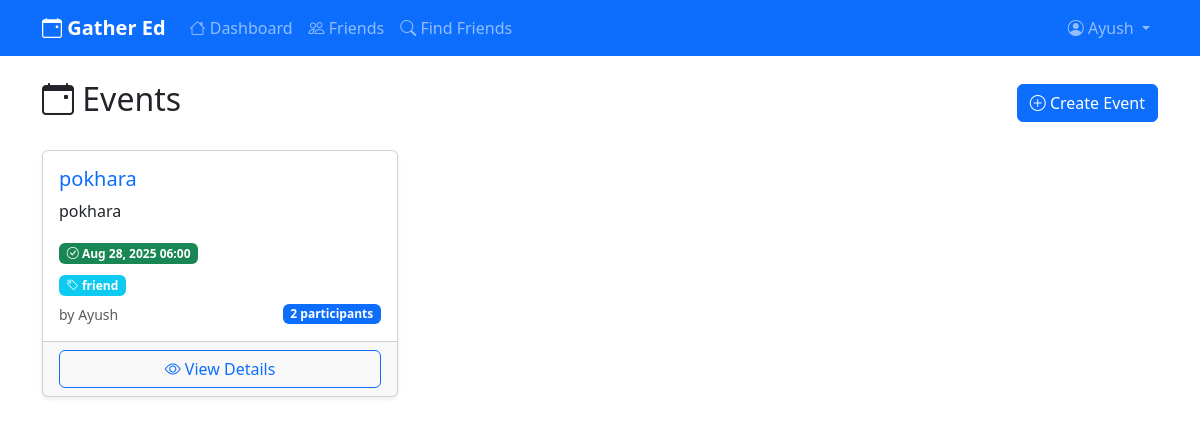
The page /dashboard/events/ (signed in) on the database its author committed.
### eventpollapp/models.py (models this page shows, shortened)
class Event(models.Model):
    title = models.CharField(max_length=200)
    description = models.TextField()
    creator = models.ForeignKey(User, on_delete=models.CASCADE, related_name='created_events')
    required_role = models.ForeignKey(Role, on_delete=models.CASCADE, null=True, blank=True)
    is_date_finalized = models.BooleanField(default=False)
    finalized_date = models.DateTimeField(null=True, blank=True)
    location = models.CharField(max_length=300, blank=True)
    created_at = models.DateTimeField(auto_now_add=True)
    updated_at = models.DateTimeField(auto_now=True)
    class Meta:
        ordering = ['-created_at']

### accounts/models.py (models this page shows, shortened)
class Role(models.Model):
    name = models.CharField(max_length=50, unique=True)
    description = models.TextField(blank=True)
    created_by = models.ForeignKey(User, on_delete=models.CASCADE, related_name='created_roles')
    created_at = models.DateTimeField(auto_now_add=True)
    class Meta:
        ordering = ['name']

### eventpollapp/views.py (the view)
# urls.py: path('events/', views.event_list, name='event_list'),
@login_required
def event_list(request):
    user_roles = request.user.userrole_set.values_list('role_id', flat=True)
    events = Event.objects.filter(
        Q(required_role__isnull=True) |
        Q(required_role_id__in=user_roles) |
        Q(creator=request.user)
    ).distinct().prefetch_related('dateoption_set', 'participants')
    return render(request, 'eventpollapp/event_list.html', {'events': events})

### templates/eventpollapp/event_list.html (shortened to what this page needs)
{% extends 'base.html' %}
{% block content %}
<div class="container mt-4">
    <div class="d-flex justify-content-between align-items-center mb-4">
        <h2><i class="bi bi-calendar-event"></i> Events</h2>
        <a href="{% url 'eventpollapp:create_event' %}" class="btn btn-primary">
            <i class="bi bi-plus-circle"></i> Create Event
        </a>
    </div>
    {% if events %}
        <div class="row">
            {% for event in events %}
            <div class="col-md-6 col-lg-4 mb-4">
                <div class="card h-100">
                    <div class="card-body">
                        <h5 class="card-title">
                            <a href="{% url 'eventpollapp:event_detail' event.id %}" class="text-decoration-none">
                                {{ event.title }}
                            </a>
                        </h5>
                        <p class="card-text">{{ event.description|truncatechars:100 }}</p>
                        <div class="mb-2">
                            {% if event.is_date_finalized %}
                                <span class="badge bg-success">
                                    <i class="bi bi-check-circle"></i> {{ event.finalized_date|date:"M d, Y H:i" }}
                                </span>
                            {% else %}
                                <span class="badge bg-warning">
                                    <i class="bi bi-clock"></i> Date Pending
                                </span>
                            {% endif %}
                        </div>
                        <div class="mb-2">
                            {% if event.required_role %}
                                <span class="badge bg-info">
                                    <i class="bi bi-tag"></i> {{ event.required_role.name }}
                                </span>
                            {% else %}
                                <span class="badge bg-secondary">
                                    <i class="bi bi-globe"></i> Open to All
                                </span>
                            {% endif %}
                        </div>
                        <div class="d-flex justify-content-between align-items-center">
                            <small class="text-muted">
                                by {{ event.creator.username }}
                            </small>
                            <span class="badge bg-primary">
                                {{ event.participants.count }} participants
                            </span>
                        </div>
                    </div>
                    <div class="card-footer">
                        <a href="{% url 'eventpollapp:event_detail' event.id %}" class="btn btn-outline-primary w-100">
                            <i class="bi bi-eye"></i> View Details
                        </a>
                    </div>
                </div>
            </div>
            {% endfor %}
        </div>
    {% endif %}
</div>
{% endblock %}

### templates/base.html (shortened to what this page needs)
<!DOCTYPE html>
<html lang="en">
<head>
    <link href="https://cdn.jsdelivr.net/npm/bootstrap@5.3.0/dist/css/bootstrap.min.css" rel="stylesheet">
    <link rel="stylesheet" href="https://cdn.jsdelivr.net/npm/bootstrap-icons@1.10.0/font/bootstrap-icons.css">
</head>
<body>
    <nav class="navbar navbar-expand-lg navbar-dark bg-primary">
        <div class="container">
            <a class="navbar-brand" href="{% if user.is_authenticated %}{% url 'eventpollapp:dashboard' %}{% else %}{% url 'accounts:login' %}{% endif %}">
                <i class="bi bi-calendar-event"></i> Gather Ed
            </a>
            <div class="collapse navbar-collapse" id="navbarNav">
                {% if user.is_authenticated %}
                <ul class="navbar-nav me-auto">
                    <li class="nav-item">
                        <a class="nav-link" href="{% url 'eventpollapp:dashboard' %}">
                            <i class="bi bi-house"></i> Dashboard
                        </a>
                    </li>
                    <li class="nav-item">
                        <a class="nav-link" href="{% url 'accounts:friends' %}">
                            <i class="bi bi-people"></i> Friends
                        </a>
                    </li>
                    <li class="nav-item">
                        <a class="nav-link" href="{% url 'accounts:search_users' %}">
                            <i class="bi bi-search"></i> Find Friends
                        </a>
                    </li>
                </ul>
                <ul class="navbar-nav">
                    <li class="nav-item dropdown">
                        <a class="nav-link dropdown-toggle" href="#" id="navbarDropdown" role="button" data-bs-toggle="dropdown">
                            <i class="bi bi-person-circle"></i> {{ user.username }}
                        </a>
                    </li>
                </ul>
                {% endif %}
            </div>
        </div>
    </nav>
    <div class="container-fluid">
        {% block content %}{% endblock %}
    </div>
</body>
</html>

### templates/base.html (style rules this page uses)
.navbar-brand { font-weight: bold; color: #ffffff !important; }
.card { box-shadow: 0 0.125rem 0.25rem rgba(0, 0, 0, 0.075); }

### rows shown on the page
Event: title "pokhara", description "pokhara", finalized_date "Aug 28, 2025 06:00", required_role.name "friend", creator.username "Ayush", participants.count "2"

### other values the page prints
{{ user.username }} "Ayush"
